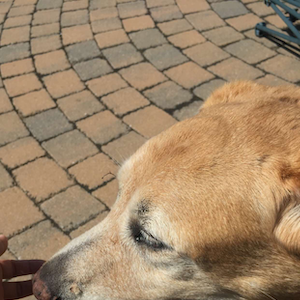
#> input picture Assignment4/imgs/color_test1.png, 300 x 300 px, found by its file name; its folder holds 4 pictures in this run
$ python NN_tanh_extra_layer.py   (older library calls are emulated)
#> lines starting #> are read from the running program, lines starting #| are printed output that depends on the picture; long printed decimals are rounded; pictures that were not available may be replaced by others from this repository, and a replacement may not be noted
### Assignment4/Preprocessing.py
from PIL import Image
import numpy as np

### IMAGE PRE-PROCESSING UTILITY FUNCTIONS ###

# converts image to matrix of color values
def imgs_to_cmatrices(filenames, n):
#> called with n = 16
    rets = np.zeros((len(filenames), 3, n, n))
    for f in range(len(filenames)):
        img = Image.open('./imgs/' + filenames[f])
#> img is the input picture: PIL image 300x300 RGBA; mean R, G, B, A 160.8, 135, 105.4, 255
        img = img.convert('RGB')
#> img: PIL image 300x300 RGB
        img = img.resize((n, n), Image.ANTIALIAS)
#> img: PIL image 16x16 RGB
        tmp = np.array(img)
        for i in range(n):
            for j in range(n):
                rets[f, 0, i, j] = tmp[i][j][0]
                rets[f, 1, i, j] = tmp[i][j][1]
                rets[f, 2, i, j] = tmp[i][j][2]
    return rets

# converts matrix to image and saves to ./imgs/
# can handle cmats (m x 3 x n x n) or gmats (m x 1 x n x n)
# [16 lines left out: function cmatrices_to_imgs, not called in this run]

# converts RGB color matrix to grayscale matrix
def rgb_to_grayscale_cmatrices(cmats):
    ret = np.zeros((cmats.shape[0], 1, cmats.shape[2], cmats.shape[3]), dtype=np.uint8)
    for m in range(cmats.shape[0]):
        cmat = cmats[m, :, :, :]
        for i in range(cmat.shape[1]):
            for j in range(cmat.shape[2]):
                ret[m][0][i][j] = 0.21*cmat[0][i][j] + 0.72*cmat[1][i][j] + 0.07*cmat[2][i][j]
    return ret

### Assignment4/NN_tanh_extra_layer.py
import numpy as np
import os
from Preprocessing import *
from math import sqrt

def NN_Model(grayscale_dataset, true_imgs, training_repeats = 1, learning_rate = 0.0025, batch_size = 1, lamda = .01):
    # use Zhang et. al model architecture with no pooling layers, only conv w/ relu and upsampling
#> called with grayscale_dataset = array of shape (1, 1, 16, 16), true_imgs = array of shape (1, 3, 16, 16), training_repeats = 30, learning_rate = 0.0025, batch_size = 1, lamda = 0.01
    m, _, img_size, img_size = grayscale_dataset.shape
#> m = 1; img_size = 16
    input_nodes = img_size**2
#> input_nodes = 256
    output_nodes = img_size**2 * 3
#> output_nodes = 768
    nodes_in_middle_layer = output_nodes * 3
#> nodes_in_middle_layer = 2304
    flattened = [ grayscale_dataset[i,:,:,:].reshape((input_nodes,1)) for i in range(m)]
#> flattened = 1 item
    flattened_true = [true_imgs[i,:,:,:].reshape((output_nodes,1)) for i in range(m)]
#> flattened_true = 1 item
    layer_1_weight_scale = 1
    layer_2_weight_scale = 1
    layer_3_weight_scale = 1
    layer_1_weights = 2*layer_1_weight_scale*np.random.random_sample((nodes_in_middle_layer, input_nodes))-layer_1_weight_scale
    layer_2_weights = 2*layer_2_weight_scale*np.random.random_sample((nodes_in_middle_layer, nodes_in_middle_layer))-layer_2_weight_scale
    layer_3_weights = 2*layer_3_weight_scale*np.random.random_sample((output_nodes, nodes_in_middle_layer))-layer_3_weight_scale

    layer_1_gradients = np.zeros((nodes_in_middle_layer, input_nodes))
    layer_2_gradients = np.zeros((nodes_in_middle_layer, nodes_in_middle_layer))
    layer_3_gradients = np.zeros((output_nodes, nodes_in_middle_layer))

    # original_layer_2_gradients = np.zeros((output_nodes, nodes_in_middle_layer))
    # original_layer_1_gradients = np.zeros((nodes_in_middle_layer, input_nodes ))
    for i in range(training_repeats):


        for j in range(len(flattened)):
            # if (j+1) %10 == 0:
            #     print("training repeat: {} image: {}".format(i+1, j+1), flush=True)
            layer_2 = np.tanh(np.matmul(layer_1_weights, flattened[j]))
            layer_3 = np.tanh(np.matmul(layer_2_weights, layer_2))
            # sigmoid function, scaled
            output = (np.tanh((np.matmul(layer_3_weights, layer_3))) + 1) * (255/2)

            output_deltas  = 2*((output- flattened_true[j]))

            # derivative of sigmoid
            layer_3_intermediate = output_deltas * (1-((output * (2/255))-1)**2)
            layer_3_deltas = np.matmul(np.transpose(layer_3_weights),layer_3_intermediate)

            layer_2_intermediate = layer_3_deltas * (1-(layer_3)**2)
            layer_2_deltas = np.matmul(np.transpose(layer_2_weights), layer_2_intermediate)

            layer_1_intermediate = layer_2_deltas * (1-(layer_2)**2)
            # derivative of sigmoid

            layer_3_gradients += np.matmul(layer_3_intermediate, np.transpose(layer_3))
            layer_2_gradients += np.matmul(layer_2_intermediate, np.transpose(layer_2))
            layer_1_gradients += np.matmul(layer_1_intermediate, np.transpose(flattened[j]))


            #print("gradients zeroed?: ", layer_3_gradients.all() == 0, layer_2_gradients.all() == 0, layer_1_gradients.all() == 0)
            #print("intermediates zeroed?: ", layer_3_intermediate.all() == 0, layer_2_intermediate.all() == 0, layer_1_intermediate.all() == 0)
            #print("deltas zeroed?: ", layer_3_deltas.all() == 0, layer_2_deltas.all() == 0)

            if batch_size == 1 or (i* len(flattened) + j + 1) % batch_size == 0:
                # [5 lines of commented-out code are left out]
                layer_3_weights -= learning_rate * layer_3_gradients
                layer_2_weights -= learning_rate * layer_2_gradients
                layer_1_weights -= learning_rate * layer_1_gradients
#> this loop made 1 pass
#> pass 1, in NN_Model, `layer_3_gradients += np.matmul(layer_3_intermediate, np.transpose(laye..`:
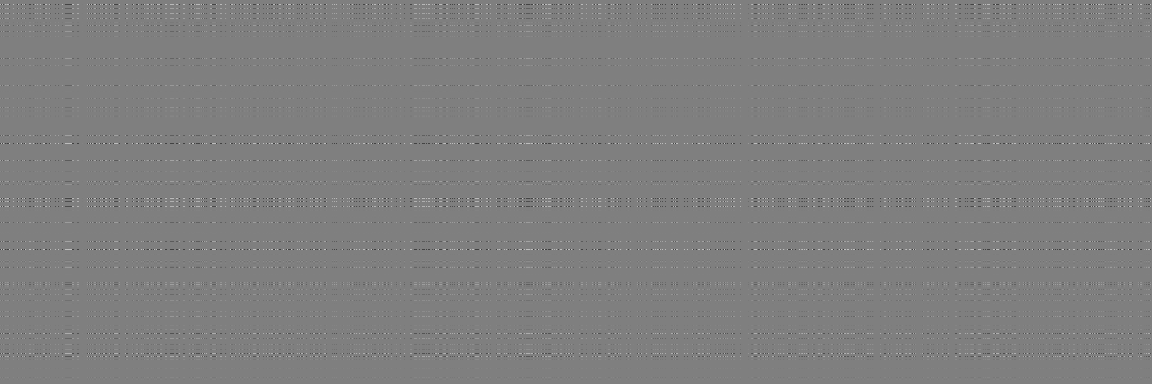
#> layer_3_gradients: shape (768, 2304) float64 (shown at 1/2 size); min -148.9, max 148.9, mean 0; drawn with min black and max white
#> pass 1, in NN_Model, `layer_2_gradients += np.matmul(layer_2_intermediate, np.transpose(laye..`:
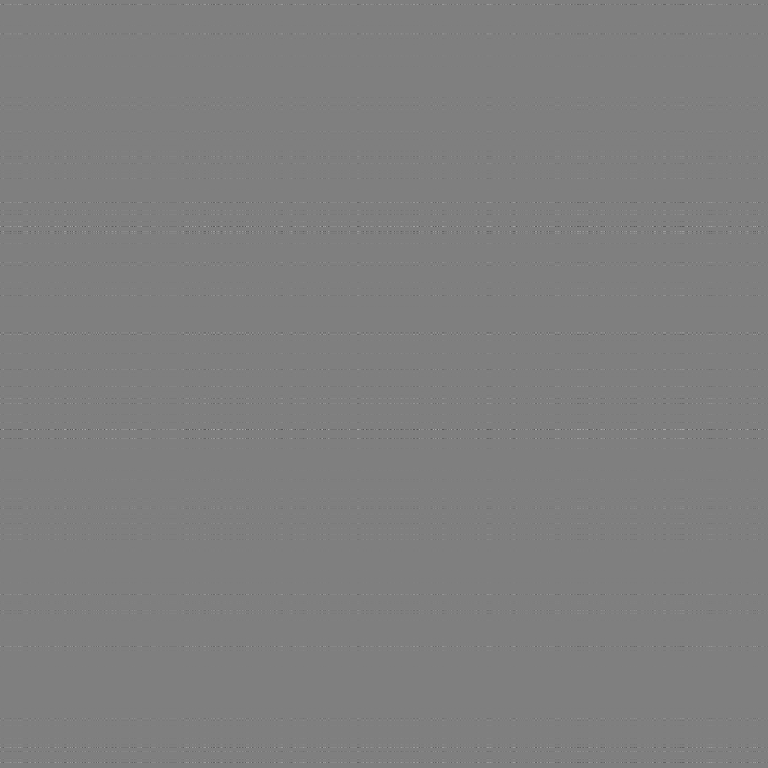
#> layer_2_gradients: shape (2304, 2304) float64 (shown at 1/3 size); min -590.7, max 590.7, mean 0; drawn with min black and max white
#> pass 1, in NN_Model, `layer_1_gradients += np.matmul(layer_1_intermediate, np.transpose(flat..`:
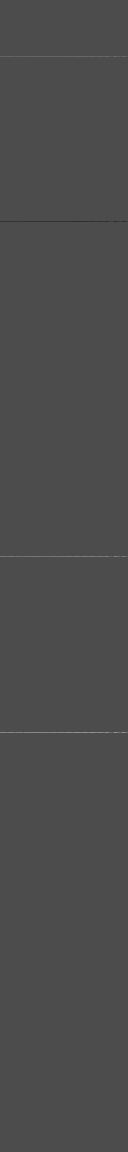
#> layer_1_gradients: shape (2304, 256) float64 (shown at 1/2 size); min -70025, max 163889, mean 79; drawn with min black and max white
#> pass 1, in NN_Model, `layer_3_weights -= learning_rate * layer_3_gradients`:
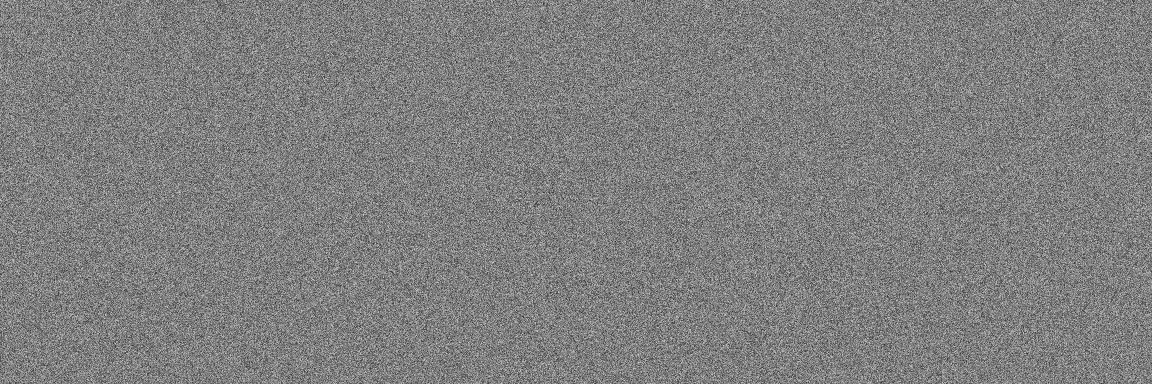
#> layer_3_weights: shape (768, 2304) float64 (shown at 1/2 size); min -1.37, max 1.37, mean -0.000239; drawn with min black and max white
#> after the loop:
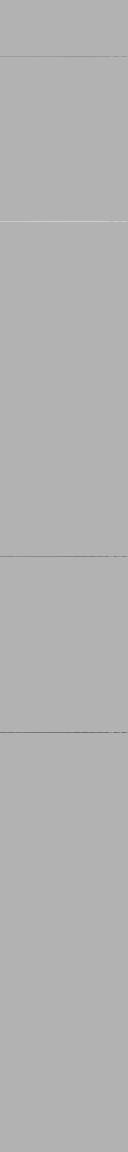
#> layer_1_weights: shape (2304, 256) float64 (shown at 1/2 size); min -409, max 175.5, mean -0.2; drawn with min black and max white
                # layer_2_gradients = np.zeros((output_nodes, nodes_in_middle_layer))
                # layer_1_gradients = np.zeros((nodes_in_middle_layer, input_nodes ))
        train_set_error = 0
        for j in range(len(flattened)):
            input = flattened[j]
            layer_2 = np.tanh(np.matmul(layer_1_weights, input))
            layer_3 = np.tanh((np.matmul(layer_2_weights, layer_2)))
            output = (np.tanh((np.matmul(layer_3_weights, layer_3))) + 1) * (255/2)
            diffs = output- flattened_true[j]
            error = np.matmul(np.transpose(diffs),diffs)
            train_set_error += error[0,0]
#> this loop made 1 pass
#> (error, train_set_error) on pass 1: ([13335557.2], 13335557.2)
#> after the loop, train_set_error = 13335557.2
        print()
        print("training repeat: {} average train set error: {}".format(i+1, train_set_error/len(flattened)))
#| training repeat: 1 average train set error: 13335557.218
        output_test(img_size,layer_1_weights,layer_2_weights, layer_3_weights)
    return layer_1_weights, layer_2_weights, layer_3_weights

def output_test(n,layer_1_weights,layer_2_weights, layer_3_weights):
#> called with n = 16
    f_s = lambda x: 255 * sigmoid(x)

    image_files = ["test2/" + filename for filename in os.listdir("imgs/test2/") if filename[-3:] == "png" or filename[-3:] == "jpg"]
    cmats = imgs_to_cmatrices(image_files,n)
    gmats = rgb_to_grayscale_cmatrices(cmats)
    m,_, img_size, img_size = gmats.shape
#> m = 1; img_size = 16
    flattened_real = [cmats[i,:,:,:].reshape((n**2*3,1)) for i in range(m)]
#> flattened_real = 1 item
    total_error = 0
    for i in range(m):
        flattened = gmats[i].reshape((img_size**2,1))
        layer_2 = np.tanh(np.matmul(layer_1_weights, flattened))
        layer_3 = np.tanh((np.matmul(layer_2_weights, layer_2)))

        # sigmoid function, scaled
        output = (np.tanh((np.matmul(layer_3_weights, layer_3))) + 1) * (255/2)
        diffs = output- flattened_real[i]
        error = np.matmul(np.transpose(diffs),diffs)
        total_error += error[0,0]

        output_reshaped = output.reshape((3,img_size,img_size))
        out_image = np.zeros((img_size,img_size,3))
        for j in range(img_size):
            for k in range(img_size):
                out_image[j][k][0] = output_reshaped[0][j][k]
                out_image[j][k][1] = output_reshaped[1][j][k]
                out_image[j][k][2] = output_reshaped[2][j][k]
        # print(out_image)
        img = Image.fromarray(out_image, 'RGB')
        img.save("imgs/tanh-"+str(n)+image_files[i] +"-colored"+ '.png')
        img = Image.fromarray(gmats[i].reshape(img_size,img_size), 'L')
        img.save("imgs/tanh-"+str(n)+image_files[i] +"-grayscale"+ '.png')
#> this loop made 1 pass
#> pass 1, in output_test, `img = Image.fromarray(gmats[i].reshape(img_size,img_size), 'L')`:
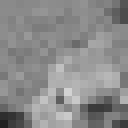
#> img: PIL image 16x16 L (shown 8 times larger); min 33, max 210, mean 138.1
#> after the loop, total_error = 13335557.2
    print("average test set error: {}".format(total_error/m))
#| average test set error: 13335557.218
    print()
n = 16
image_files = ["train2/" + filename for filename in os.listdir("imgs/train2/") if filename[-3:] == "png" or filename[-3:] == "jpg"]
cmats = imgs_to_cmatrices(image_files,n)
gmats = rgb_to_grayscale_cmatrices(cmats)
# print(gmats[0])

layer1, layer2, layer3 = NN_Model(gmats,cmats,training_repeats=30, batch_size = 1)
f = open("tmp"+str(n)+".bin","wb")
np.save(f,layer1)
np.save(f,layer2)
np.save(f,layer3)
f.close()

f = open("tmp"+str(n)+".bin","rb")
layer1 = np.load(f)
layer2 = np.load(f)
layer3 = np.load(f)
f.close()
# grayscale_to_color_image(gmats[-30,:,:,:], image_files[-30][6:], layer1, layer2)

output_test(n,layer1,layer2, layer3)
#> the loop in output_test (call 31), `for i in range(m):` made 1 pass
#> (error, total_error) on pass 1: ([13484421.7], 13484421.7)
#> pass 1, in output_test (call 31), `img = Image.fromarray(out_image, 'RGB')`:
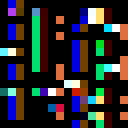
#> img: PIL image 16x16 RGB (shown 8 times larger); mean R, G, B 41.1, 41.9, 43.4
#> after the loop in output_test (call 31), `for i in range(m):`: total_error = 13484421.7
#| average test set error: 13484421.734
